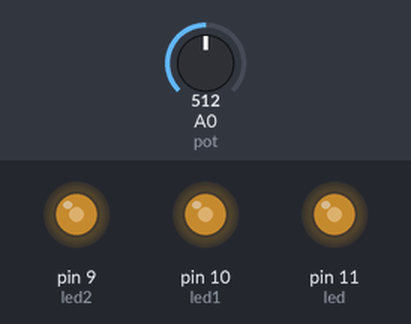
Bench run of a sketch on a simulated Arduino Uno, built with avr-gcc and run on an emulated ATmega328P. On the bench: output pins drawn as LEDs (lit = HIGH). Inputs (shaded band) come from the test bench; at power-on: A0 (pot) = 512.

Above: at 1.2 s.
1.3 s: A0 (pot) set to 716
At 2.4 s:
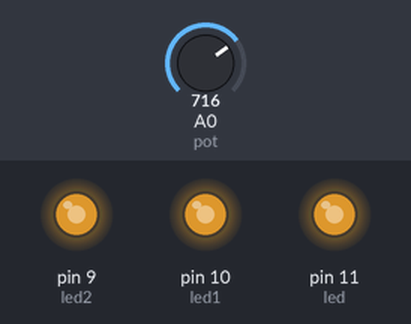
2.8 s: A0 (pot) set to 900
At 3.5 s:
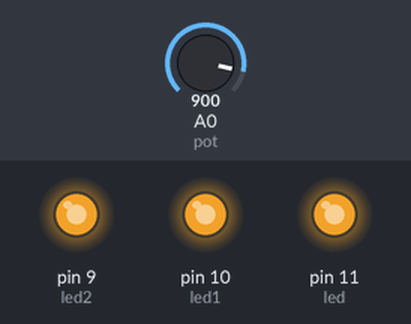
4.3 s: A0 (pot) set to 122
At 4.6 s:
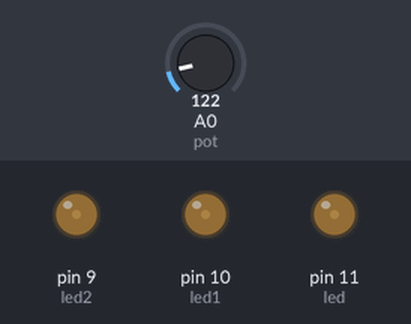
5.8 s: A0 (pot) set to 0
At 7.0 s:
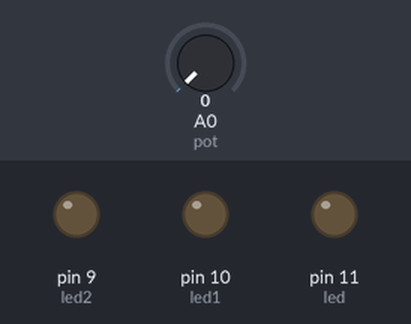
Timing chart, 0 to 8.3 s (numbered marks = the images above; inputs shaded):
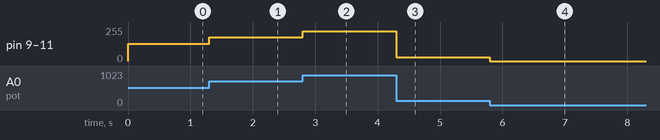

The sketch:

5.ino
```cpp
int led=11;
int pot=A0;
int data;
int led1=10;
int led2=9;
void setup(){
pinMode(led,OUTPUT);
pinMode(led1,OUTPUT);
pinMode(led2,OUTPUT);
pinMode(pot,INPUT);
}
void loop(){
data=analogRead(pot);
data=data/4;
analogWrite(led,data);
analogWrite(led1,data);
analogWrite(led2,data);
}
```

Measured:
- after the input at 1.3 s, pin 9 (led2), pin 10 (led1), pin 11 (led): 128/255 → 179/255 at once
- after the input at 2.8 s, pin 9 (led2), pin 10 (led1), pin 11 (led): 179/255 → 225/255 at once
- after the input at 4.3 s, pin 9 (led2), pin 10 (led1), pin 11 (led): 225/255 → 30/255 at once
- after the input at 5.8 s, pin 9 (led2), pin 10 (led1), pin 11 (led): 30/255 → 0/255 at once
